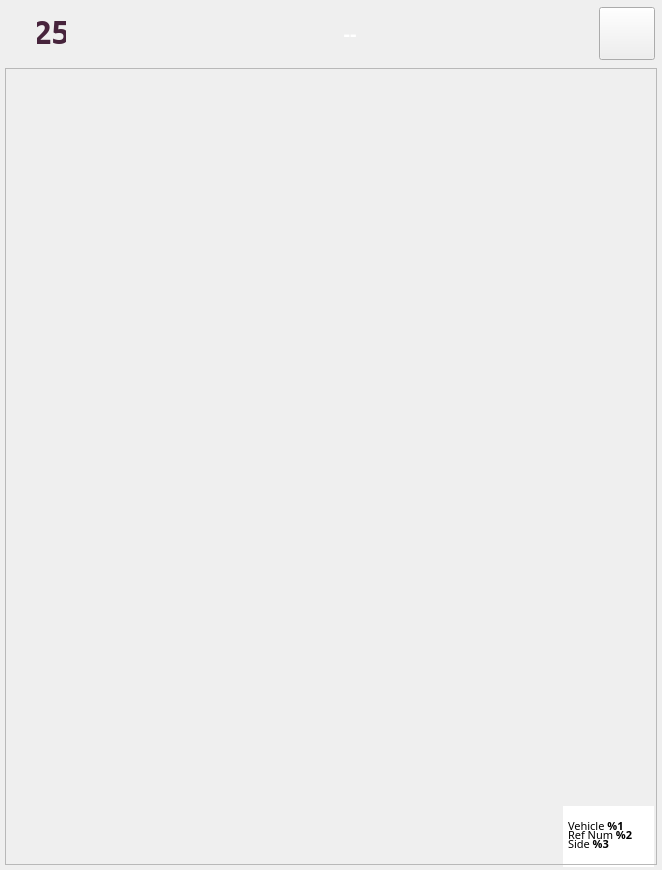
<?xml version="1.0" encoding="UTF-8"?>
<ui version="4.0">
 <class>Wag9FsInfoPanel</class>
 <widget class="QFrame" name="Wag9FsInfoPanel">
  <property name="geometry">
   <rect>
    <x>0</x>
    <y>0</y>
    <width>662</width>
    <height>870</height>
   </rect>
  </property>
  <property name="minimumSize">
   <size>
    <width>662</width>
    <height>870</height>
   </size>
  </property>
  <property name="maximumSize">
   <size>
    <width>662</width>
    <height>870</height>
   </size>
  </property>
  <property name="windowTitle">
   <string/>
  </property>
  <property name="styleSheet">
   <string notr="true">QFrame #Wag9FsInfoPanel
{
     border-image: url(&quot;:/Wag9/fs/02.PartFrame/PartFrame.png&quot;) 0 0 0 0 no-repeat no-repeat;
} </string>
  </property>
  <widget class="QLabel" name="debugPanel">
   <property name="geometry">
    <rect>
     <x>563</x>
     <y>806</y>
     <width>91</width>
     <height>61</height>
    </rect>
   </property>
   <property name="font">
    <font>
     <family>Oswald</family>
     <pointsize>8</pointsize>
     <weight>50</weight>
     <bold>false</bold>
     <stylestrategy>PreferAntialias</stylestrategy>
    </font>
   </property>
   <property name="styleSheet">
    <string notr="true">color:black; background-color:white;</string>
   </property>
   <property name="text">
    <string>&lt;p style=&quot;line-height:60%&quot;&gt;
        Vehicle  &lt;b&gt;%1&lt;/b&gt; &lt;br/&gt;
        Ref Num  &lt;b&gt;%2&lt;/b&gt; &lt;br/&gt;
        Side     &lt;b&gt;%3&lt;/b&gt; &lt;br/&gt;
        </string>
   </property>
   <property name="scaledContents">
    <bool>false</bool>
   </property>
   <property name="alignment">
    <set>Qt::AlignLeading|Qt::AlignLeft|Qt::AlignVCenter</set>
   </property>
   <property name="margin">
    <number>0</number>
   </property>
   <property name="indent">
    <number>5</number>
   </property>
  </widget>
  <widget class="QPushButton" name="closeButton">
   <property name="geometry">
    <rect>
     <x>599</x>
     <y>7</y>
     <width>56</width>
     <height>53</height>
    </rect>
   </property>
   <property name="text">
    <string/>
   </property>
   <property name="icon">
    <iconset resource="../res/Wag9.qrc">
     <normaloff>:/Wag9/fs/BTN_Close.png</normaloff>:/Wag9/fs/BTN_Close.png</iconset>
   </property>
   <property name="iconSize">
    <size>
     <width>56</width>
     <height>53</height>
    </size>
   </property>
  </widget>
  <widget class="QLabel" name="number">
   <property name="geometry">
    <rect>
     <x>37</x>
     <y>8</y>
     <width>29</width>
     <height>47</height>
    </rect>
   </property>
   <property name="minimumSize">
    <size>
     <width>29</width>
     <height>47</height>
    </size>
   </property>
   <property name="maximumSize">
    <size>
     <width>29</width>
     <height>47</height>
    </size>
   </property>
   <property name="font">
    <font>
     <family>Oswald</family>
     <pointsize>24</pointsize>
     <weight>75</weight>
     <bold>true</bold>
     <stylestrategy>PreferAntialias</stylestrategy>
    </font>
   </property>
   <property name="styleSheet">
    <string notr="true">color:#47243C</string>
   </property>
   <property name="text">
    <string>25</string>
   </property>
   <property name="scaledContents">
    <bool>false</bool>
   </property>
   <property name="alignment">
    <set>Qt::AlignCenter</set>
   </property>
  </widget>
  <widget class="QLabel" name="title">
   <property name="geometry">
    <rect>
     <x>101</x>
     <y>6</y>
     <width>498</width>
     <height>53</height>
    </rect>
   </property>
   <property name="font">
    <font>
     <family>Oswald</family>
     <pointsize>15</pointsize>
     <weight>75</weight>
     <bold>true</bold>
     <stylestrategy>PreferAntialias</stylestrategy>
    </font>
   </property>
   <property name="styleSheet">
    <string notr="true">color:white</string>
   </property>
   <property name="text">
    <string>--</string>
   </property>
   <property name="scaledContents">
    <bool>true</bool>
   </property>
   <property name="alignment">
    <set>Qt::AlignCenter</set>
   </property>
   <property name="wordWrap">
    <bool>true</bool>
   </property>
  </widget>
  <widget class="QFrame" name="container">
   <property name="geometry">
    <rect>
     <x>5</x>
     <y>68</y>
     <width>652</width>
     <height>797</height>
    </rect>
   </property>
   <property name="minimumSize">
    <size>
     <width>652</width>
     <height>797</height>
    </size>
   </property>
   <property name="maximumSize">
    <size>
     <width>652</width>
     <height>797</height>
    </size>
   </property>
   <property name="frameShape">
    <enum>QFrame::StyledPanel</enum>
   </property>
   <property name="frameShadow">
    <enum>QFrame::Raised</enum>
   </property>
  </widget>
 </widget>
 <resources>
  <include location="../res/Wag9.qrc"/>
 </resources>
 <connections/>
</ui>
